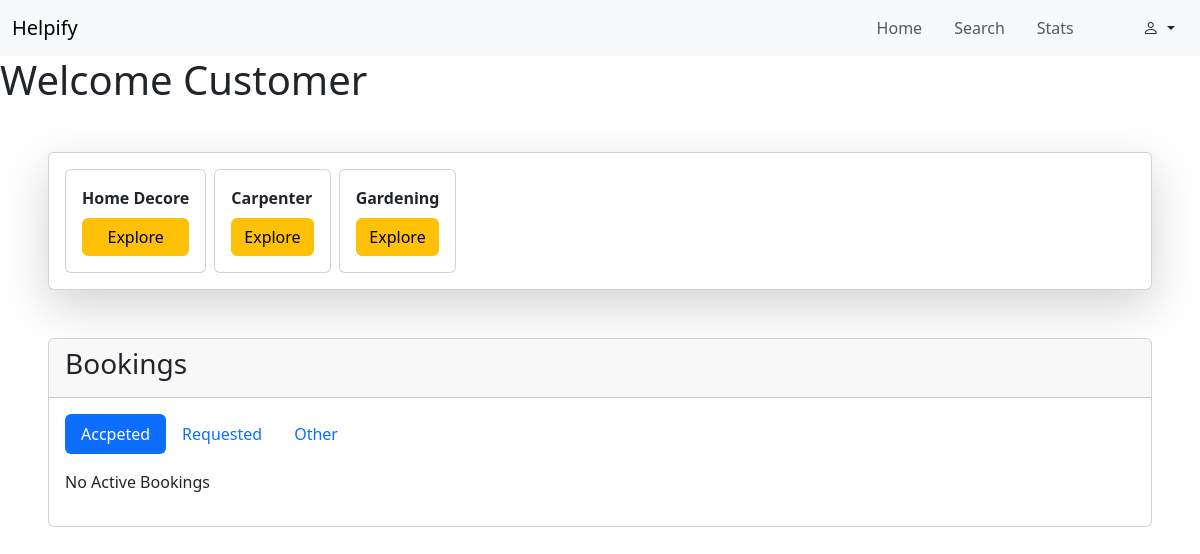
/customer/dashboard (signed in), run on the app's committed database.
### backend/models.py (models this page shows)
class ServiceCategory(db.Model):
    __tablename__ = "category"
    id = db.Column(db.Integer, primary_key=True, autoincrement=True)
    name = db.Column(db.String, unique=True)
    base_price = db.Column(db.Integer)
    tags = db.Column(db.String)
    img_url = db.Column(db.String, unique=True)
    service_plans = db.relationship("ServicePlan", backref="category")
    professionals = db.relationship("Professional", backref="category",cascade="all, delete-orphan")

### backend/routes.py (the view, shortened to what this page needs)
@app.route("/customer/dashboard", methods=["GET","POST"])
@login_required
def cust_dash():
    if isinstance(current_user, User):
        if request.method=="GET":
            cat= db.session.query(ServiceCategory).all()
            all_bookings=db.session.query(Booking).filter_by(customer_id=current_user.id).all()
            A_b=[]
            R_b =[]
            O_b = []
            for booking in all_bookings:
                    if booking.status=="Accepted" or booking.status=="inprogress" or booking.status=="Done":
                        A_b.append(booking)
                    elif booking.status == "Requested":
                        R_b.append(booking)
                    else:
                        O_b.append(booking)
            print(O_b)
            return render_template("/customer/dashboard.html",u=current_user,cats=cat,A_b=A_b,R_b = R_b,O_b = O_b)
    else:
        return "unauth"

### app.py (called while the page is built)
def initial_Setup():
    app = Flask(__name__)
    app.config["SQLALCHEMY_DATABASE_URI"]="sqlite:///my_app_db.sqlite3"
    app.config["SECRET_KEY"] = "xyshhfjf"
    login_manager = LoginManager(app)
    @login_manager.user_loader
    def load_user(user_email):
        return db.session.query(Admin).filter_by(email = user_email).first()  or \
             db.session.query(User).filter_by(email = user_email).first() or \
              db.session.query(Professional).filter_by(email = user_email).first()
    db.init_app(app)
    with app.app_context():
        if not os.path.exists("my_app_db.sqlite3"):
            db.create_all()
    app.app_context().push()
    return

### templates/customer/dashboard.html (shortened to what this page needs)
{% extends "/customer/base.html" %}
{% block content %}
<main>
    <h1>Welcome Customer </h1>
    <div class="card mt-5 ms-5 me-5 shadow-lg ">
        <div class="row m-3 gap-2">
            {% for i in cats %}
            <div class="col-3 card p-3" style="width: auto;">
                <b>{{i.name}}</b>
                <button class="btn btn-warning mt-2">Explore</button>
            </div>
            {% endfor %}
        </div>
    </div>
    <div class="card ms-5 me-5 mt-5">
        <div class="card-header">
            <h3>Bookings</h3>
        </div>
        <div class="card-body">
            <ul class="nav nav-pills mb-3" id="pills-tab" role="tablist">
                <li class="nav-item" role="presentation">
                    <button class="nav-link active" id="pills-home-tab" data-bs-toggle="pill"
                        data-bs-target="#pills-Active" type="button" role="tab" aria-controls="pills-home"
                        aria-selected="true">Accpeted</button>
                </li>
                <li class="nav-item" role="presentation">
                    <button class="nav-link" id="pills-profile-tab" data-bs-toggle="pill"
                        data-bs-target="#pills-Requested" type="button" role="tab" aria-controls="pills-profile"
                        aria-selected="false">Requested</button>
                </li>
                <li class="nav-item" role="presentation">
                    <button class="nav-link" id="pills-contact-tab" data-bs-toggle="pill"
                        data-bs-target="#pills-Flagged" type="button" role="tab" aria-controls="pills-contact"
                        aria-selected="false">Other</button>
                </li>
            </ul>
            <div class="tab-content" id="pills-tabContent">
                <div class="tab-pane fade show active" id="pills-Active" role="tabpanel"
                    aria-labelledby="pills-home-tab" tabindex="0">
                    {% if A_b %}
                    <table class="table">
                        <thead>
                            <tr>
                                <th scope="col">Customer Name</th>
                                <th scope="col">Plan Name</th>
                                <th scope="col">Address</th>
                                <th scope="col">Date</th>
                                <th scope="col">Time</th>
                                <th scope="col">Email</th>
                                <th scope="col">Phone</th>
                                <th scope="col">Action</th>
                            </tr>
                        </thead>
                        <tbody>
                            {% for i in A_b %}
                            <tr>
                                <td>{{i.customer.name}}</td>
                                <td>{{i.service_plan.name}}</td>
                                <td>{{i.customer.address}}</td>
                                <td>{{i.date}}</td>
                                <td>{{i.time}}</td>
                                <td>{{i.customer.email}}</td>
                                <td>{{i.customer.phone}}</td>
                                <td>
                                    <button class="btn btn-primary" type="button" data-bs-toggle="modal"
                                        data-bs-target="#bdetail-{{i.id}}"><i class="bi bi-eye"></i></button>
                                    <div class="modal fade" id="bdetail-{{i.id}}" tabindex="-1"
                                        aria-labelledby="exampleModalLabel" aria-hidden="true">
                                        <div class="modal-dialog">
                                            <div class="modal-content">
                                                <div class="modal-header">
                                                    <h1 class="modal-title fs-5" id="exampleModalLabel">Booking Detail
                                                    </h1>
                                                    <button type="button" class="btn-close" data-bs-dismiss="modal"
                                                        aria-label="Close"></button>
                                                </div>
                                                <div class="modal-body">
                                                    <div class="card p-5">
                                                        <p>Name: {{i.customer.name}}</p>
                                                        <p>Plan: {{i.service_plan.name}}</p>
                                                        <p>Address: {{i.customer.address}} </p>
                                                        <p>Phone: {{i.customer.phone}}</p>
                                                        <p>Email:{{i.customer.email}} </p>
                                                    </div>
                                                </div>
                                            </div>
                                        </div>
                                    </div>
                                    {% if i.status=="Done" %}
                                        <button class="btn btn-warning" data-bs-toggle="modal"
                                        data-bs-target="#close-{{i.id}}" >Close</button>
                                        <div class="modal fade" id="close-{{i.id}}" tabindex="-1"
                                        aria-labelledby="exampleModalLabel" aria-hidden="true">
                                        <div class="modal-dialog">
                                            <div class="modal-content">
                                                <div class="modal-header">
                                                    <h1 class="modal-title fs-5" id="exampleModalLabel">Close Booking
                                                    </h1>
                                                    <button type="button" class="btn-close" data-bs-dismiss="modal"
                                                        aria-label="Close"></button>
                                                </div>
                                                <div class="modal-body">
                                                    <div class="card p-5">
                                                        <form action="/customer/dashboard?action=close&id={{i.id}}" method="POST">
                                                            <div class="form-floating mb-3">
                                                                <select name="rating" class="form-control" required >
                                                                    <option>1</option>
                                                                    <option>2</option>
                                                                    <option>3</option>
                                                                    <option>4</option>
                                                                    <option>5</option>
                                                                </select>
                                                                <label>Rating</label>
                                                            </div>
                                                            <div class="form-floating">
                                                                <input type="text" class="form-control" id="floatingPassword" name="remark" placeholder="Password">
                                                                <label for="floatingPassword">Remark</label>
                                                            </div>
                                                            <button type="submit" class="btn btn-warning" >Close</button>
                                                          </form>
                                                    </div>
                                                </div>
                                            </div>
                                        </div>
                                    </div>
                                    {% endif %}
                                </td>
                            </tr>
                            {% endfor %}
                        </tbody>
                    </table>
                    {% else %}
                    <p>No Active Bookings </p>
                    {% endif %}
                </div>
            </div>
        </div>
    </div>
</main>
{% endblock %}

### data on the page
ServiceCategory: name "Home Decore"
ServiceCategory: name "Carpenter"
ServiceCategory: name "Gardening"
